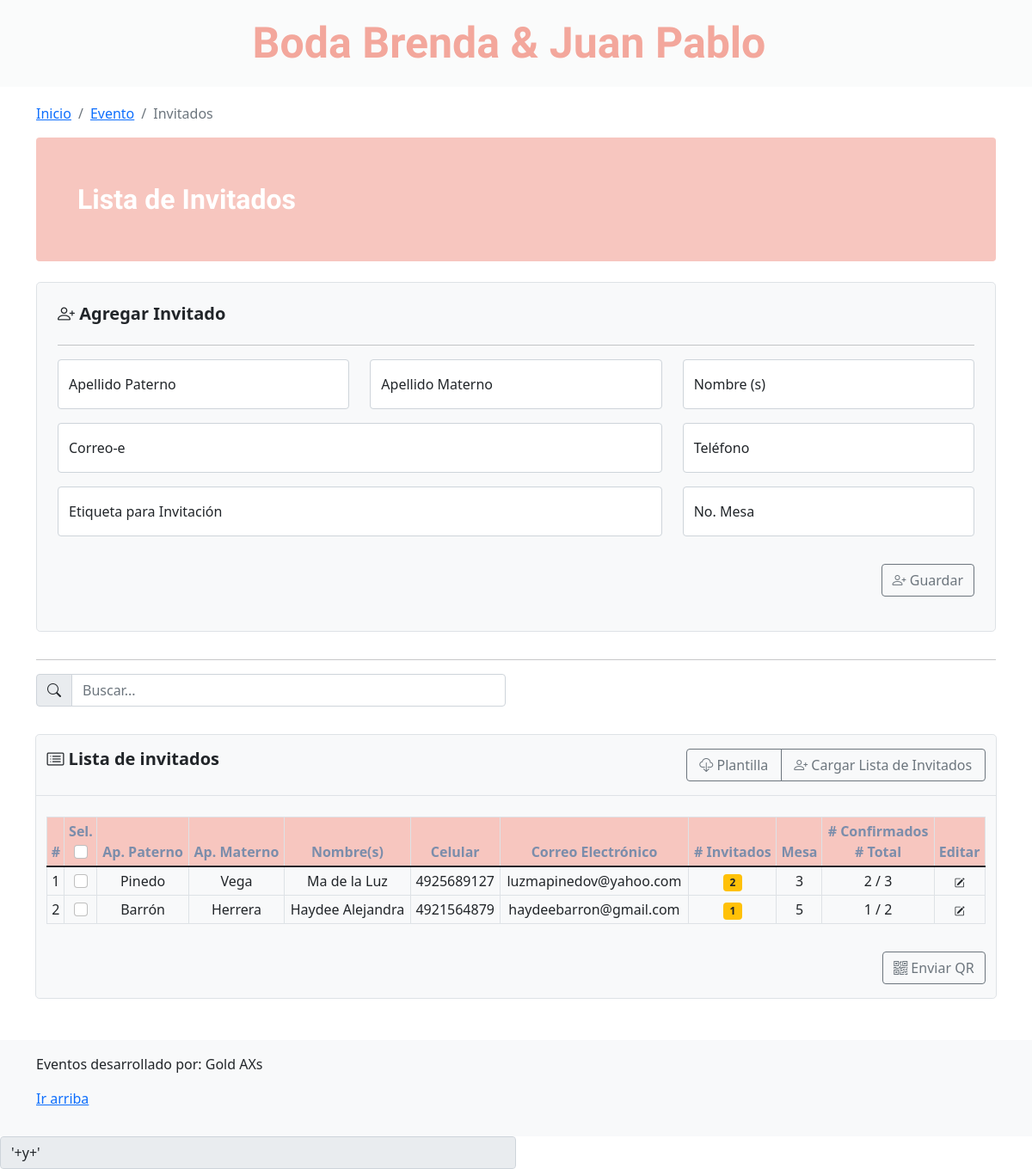
The page /home_events.php?id=4 (signed in) on the database as committed earlier.
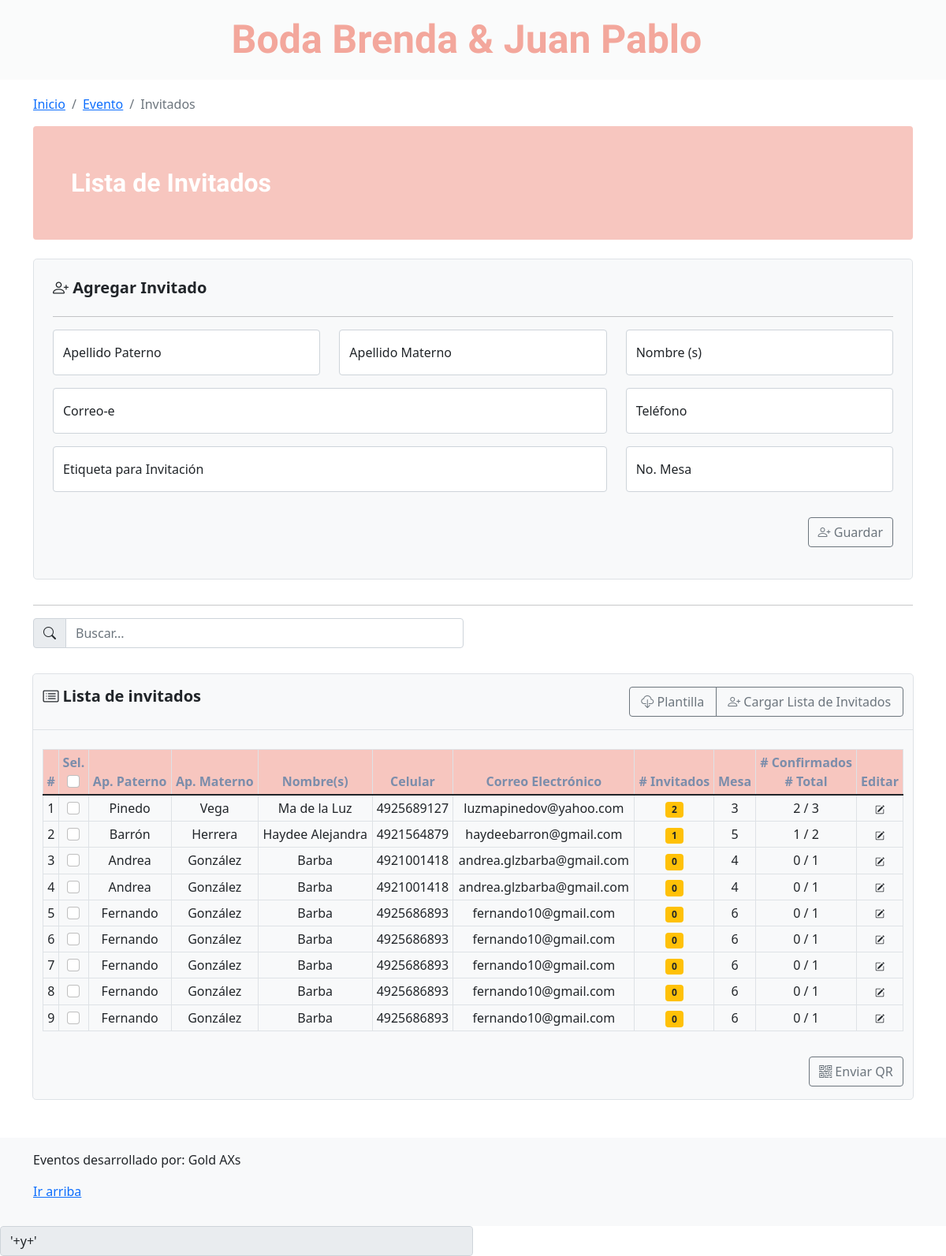
The same page on the database as committed later.
### tables this page shows
CREATE TABLE `invitados` (
  `id` int(11) NOT NULL,
  `nombre` varchar(72) NOT NULL,
  `apellido_p` varchar(54) NOT NULL,
  `apellido_m` varchar(54) NOT NULL,
  `celular` varchar(18) NOT NULL,
  `email` varchar(36) NOT NULL,
  `no_invitados` int(11) DEFAULT NULL,
  `mesa` int(11) DEFAULT NULL,
  `qr` varchar(90) DEFAULT NULL,
  `etiqueta` varchar(50) DEFAULT NULL,
  `tipo_invitado` int(11) DEFAULT NULL,
  `invitado_eje` int(11) DEFAULT NULL COMMENT 'Para ligar al invitado eje con el secundario',
  `id_evento` int(11) DEFAULT NULL,
  `confirmacion` int(11) DEFAULT NULL
);

### prcd/query_invitados.php (called while the page is built)
<?php
include('qconn/qc.php');
$sqlQuery = "SELECT * FROM invitados WHERE id_evento = '$idEvent' AND tipo_invitado = 1";
$resultadosqlQuery = $conn->query($sqlQuery);

### home_events.php (the view, shortened to what the changed rows need)
<?php
    include('prcd/qconn/qc.php');
    $idEvent = $_REQUEST['id'];
?>
<!doctype html>
<html lang="en">
<head>
    <link href="../assets/dist/css/bootstrap.min.css" rel="stylesheet">
    <link href="https://cdn.jsdelivr.net/npm/bootstrap@5.1.3/dist/css/bootstrap.min.css" rel="stylesheet">
    <link rel="stylesheet" href="https://cdn.jsdelivr.net/npm/bootstrap-icons@1.8.1/font/bootstrap-icons.css">
    <link href="blog.css" rel="stylesheet">
    <link href="navbar-top-fixed.css" rel="stylesheet">
</head>
<body class="d-flex flex-column min-vh-100">
    <main class="container mt-5 mb-5">
        <div class="row align-items-md-stretch">
            <div class="container border rounded-3 mt-3 bg-light" style="width: 98%;">
                <div class="table-responsive">
                    <table class="table table-hover table-bordered table-sm align-middle mt-4">
                        <thead style="background-color:#f7c6bf; color: #7B8DAB;">
                            <tr class="text-center">
                                <th scope="col">#</th>
                                <th scope="col">Sel. <br><input class="form-check-input" type="checkbox" value=""></th>
                                <th scope="col">Ap. Paterno</th>
                                <th scope="col">Ap. Materno</th>
                                <th scope="col">Nombre(s)</th>
                                <th scope="col">Celular</th>
                                <th scope="col">Correo Electrónico</th>
                                <th scope="col"># Invitados</th>
                                <th scope="col">Mesa</th>
                                <th scope="col"># Confirmados <br># Total</th>
                                <th scope="col">Editar</th>
                            </tr>
                        </thead>
                        <tbody id="myTable">
                            <?php include('prcd/query_invitados.php'); ?>
                            <?php
              $x = 0;
              while ($row_sqlQuery = $resultadosqlQuery->fetch_assoc()) {
                $x++;
                echo '
          <tr class="text-center">
            <td>' . $x . '</td>
            <td><input class="form-check-input" type="checkbox" value="'.$row_sqlQuery['id'].'"></td>
            <td>' . $row_sqlQuery['apellido_p'] . '</td>
            <td>' . $row_sqlQuery['apellido_m'] . '</td>
            <td>' . $row_sqlQuery['nombre'] . '</td>
            <td>' . $row_sqlQuery['celular'] . '</td>
            <td>' . $row_sqlQuery['email'] . '</td>';
            $idSeconday = $row_sqlQuery['id'];
            $sqlSecondary ="SELECT * FROM invitados WHERE id_evento = $idEvent AND tipo_invitado = 2 AND invitado_eje = $idSeconday";
            $sqlResultSecondary = $conn->query($sqlSecondary);
            $filaSecondary = $sqlResultSecondary->num_rows;
            echo '<td><a href="invitados_secondary.php?id=' . $row_sqlQuery['id'] . '&&id2='.$idEvent.'"><span class="badge bg-warning text-dark">' . $filaSecondary. '</span></a></td>
            <td>' . $row_sqlQuery['mesa'] . '</td>';
            $sqlTotal ="SELECT * FROM invitados WHERE id_evento = $idEvent AND tipo_invitado = 2 AND invitado_eje = $idSeconday";
            $sqlResultTotal = $conn->query($sqlTotal);
            $filaTotal = $sqlResultTotal->num_rows;
            $TotalInvitados = $filaTotal + 1;
            $sqlConfirmados ="SELECT * FROM invitados WHERE id_evento = $idEvent AND tipo_invitado = 2 AND invitado_eje = $idSeconday AND confirmacion = 1";
            $sqlResultConfirmados = $conn->query($sqlConfirmados);
            $filaConfirmados = $sqlResultConfirmados->num_rows;
            echo '<td>'.$filaConfirmados.' / '.$TotalInvitados.'</td>
            <td><a href="#" data-bs-toggle="modal"
            data-bs-target="#editarInv' . $row_sqlQuery['id'] . '"><span class="badge bg-light text-dark"><i class="bi bi-pencil-square"></i></span></a></td>
          </tr>';
              }
              ?>
                        </tbody>
                    </table>
                </div>
            </div>
    </main>
</body>
</html>

Rows that differ between the two databases and show on the page:
added invitados: apellido_p "Andrea", apellido_m "González", nombre "Barba", celular "4921001418", email "andrea.glzbarba@gmail.com", filaSecondary "0", mesa "4", filaConfirmados "0", TotalInvitados "1"
added invitados: apellido_p "Andrea", apellido_m "González", nombre "Barba", celular "4921001418", email "andrea.glzbarba@gmail.com", filaSecondary "0", mesa "4", filaConfirmados "0", TotalInvitados "1"
added invitados: apellido_p "Fernando", apellido_m "González", nombre "Barba", celular "4925686893", email "fernando10@gmail.com", filaSecondary "0", mesa "6", filaConfirmados "0", TotalInvitados "1"
added invitados: apellido_p "Fernando", apellido_m "González", nombre "Barba", celular "4925686893", email "fernando10@gmail.com", filaSecondary "0", mesa "6", filaConfirmados "0", TotalInvitados "1"
added invitados: apellido_p "Fernando", apellido_m "González", nombre "Barba", celular "4925686893", email "fernando10@gmail.com", filaSecondary "0", mesa "6", filaConfirmados "0", TotalInvitados "1"
added invitados: apellido_p "Fernando", apellido_m "González", nombre "Barba", celular "4925686893", email "fernando10@gmail.com", filaSecondary "0", mesa "6", filaConfirmados "0", TotalInvitados "1"
added invitados: apellido_p "Fernando", apellido_m "González", nombre "Barba", celular "4925686893", email "fernando10@gmail.com", filaSecondary "0", mesa "6", filaConfirmados "0", TotalInvitados "1"
